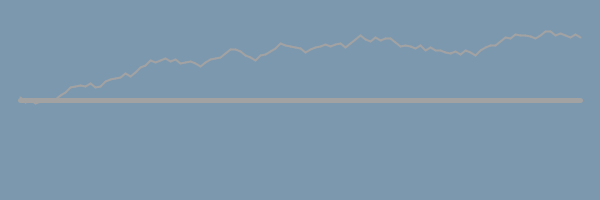
Frame 1 (no input)
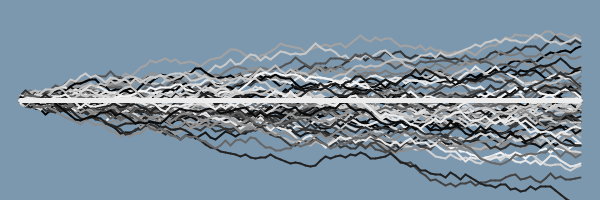
Frame 60 (the mouse pressed at the canvas centre just before this capture)
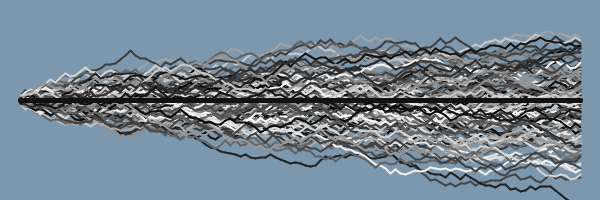
Frame 120 (the mouse held since frame 60 and released just before this capture)

The Processing sketch that drew these frames (run headless with seeded random() and noise(); from frame 60 on, the mouse is pressed at the canvas centre):

// Processing sketch: processing_118182
// ── processing_118182.pde

//Random test
//Wiggle line
//Test 010 [Date:20131023] Wayne Lin
//e-mail:ration.Lin@gmail.com
//N76014045 林瑞勛



void setup() {
  size(600, 200);
  //noLoop();
  background(124, 152, 175);
}

void draw() {
  
  
  
  stroke(80, 155, 98, 60);
  line(20, 100, 580, 100);
  
  strokeWeight(5);//line random
  stroke(random(252));
  line(20, 100, 580, 100);
  
  
  int step = 5;
  float ystep = 15;
  float lastx = -999;
  float lasty = -999;
  float y = 100;
  int border = 20;
  //int bordery = 20;
  
  for (int x=border; x<=width-border;x+=step) {
  
    strokeWeight(2);//line
    //y = bordery+random(height-2*bordery);
    ystep = random(20)-10;
    y+= ystep/2;
    
    if (lastx > -999) {
      line(x, y, lastx, lasty);
    }
    lastx = x;
    lasty = y;
  }
}
